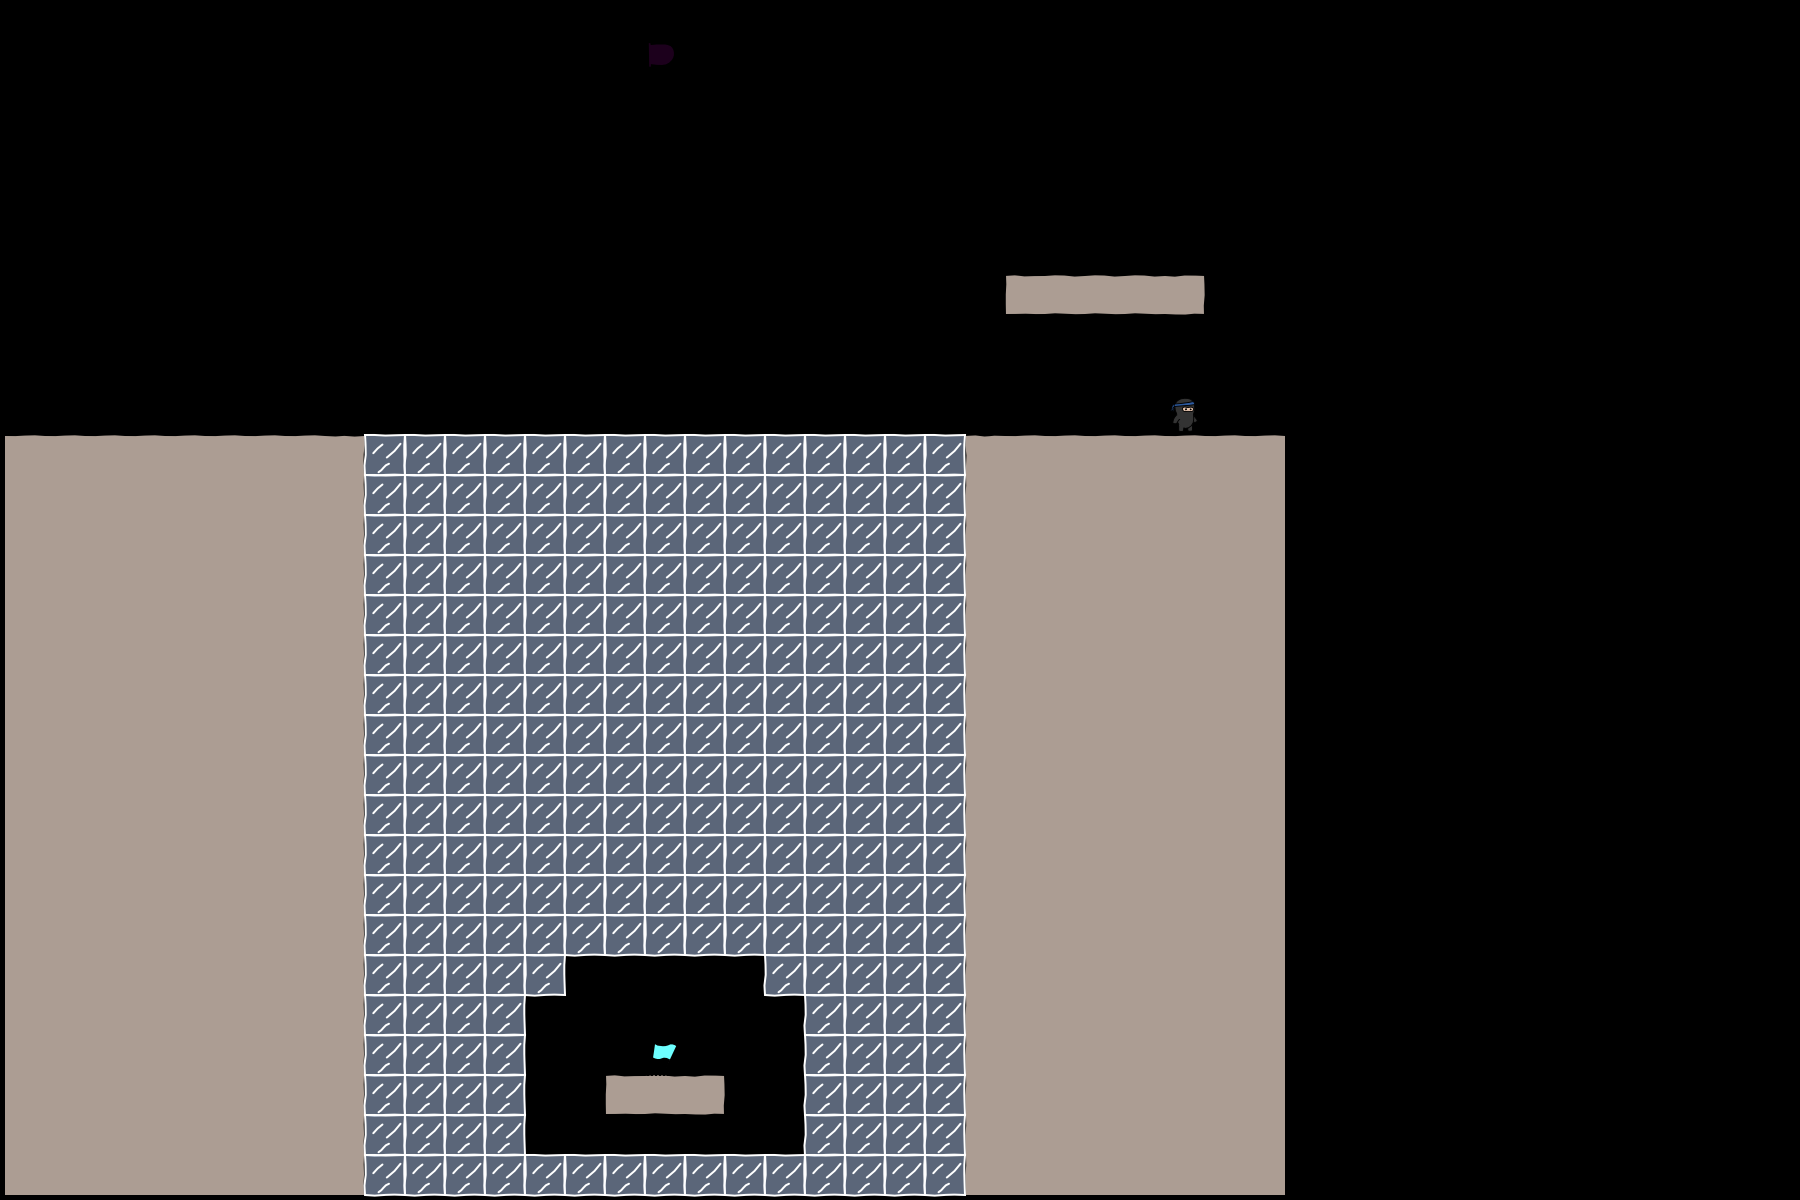

The image is a tile-based game level rendered from a .tmx file. Its description and complete source (layers, tilesets, objects, tile grids) follow:
An orthogonal 45x30 tile map with 40x40 px tiles, 3 tile layers (bg, objects, fg), 2 tilesets.

<map version="1.0" orientation="orthogonal" width="45" height="30" tilewidth="40" tileheight="40">
 <tileset firstgid="1" name="world1" tilewidth="50" tileheight="50">
  <image source="world1.png" width="400" height="400" />
 </tileset>
 <tileset firstgid="65" name="objectpalette" tilewidth="50" tileheight="50">
  <image source="objectpalette.png" width="400" height="400" />
 </tileset>
 <layer name="bg" width="32" height="30">
  <data encoding="csv">  0,0,0,0,0,0,0,0,0,0,0,0,0,0,0,0,0,0,0,0,0,0,0,0,0,0,0,0,0,0,0,0,
  0,0,0,0,0,0,0,0,0,0,0,0,0,0,0,0,0,0,0,0,0,0,0,0,0,0,0,0,0,0,0,0,
  0,0,0,0,0,0,0,0,0,0,0,0,0,0,0,0,0,0,0,0,0,0,0,0,0,0,0,0,0,0,0,0,
  0,0,0,0,0,0,0,0,0,0,0,0,0,0,0,0,0,0,0,0,0,0,0,0,0,0,0,0,0,0,0,0,
  0,0,0,0,0,0,0,0,0,0,0,0,0,0,0,0,0,0,0,0,0,0,0,0,0,0,0,0,0,0,0,0,
  0,0,0,0,0,0,0,0,0,0,0,0,0,0,0,0,0,0,0,0,0,0,0,0,0,0,0,0,0,0,0,0,
  0,0,0,0,0,0,0,0,0,0,0,0,0,0,0,0,0,0,0,0,0,0,0,0,0,0,0,0,0,0,0,0,
  0,0,0,0,0,0,0,0,0,0,0,0,0,0,0,0,0,0,0,0,0,0,0,0,0,1,2,2,2,3,0,0,
  0,0,0,0,0,0,0,0,0,0,0,0,0,0,0,0,0,0,0,0,0,0,0,0,0,0,0,0,0,0,0,0,
  0,0,0,0,0,0,0,0,0,0,0,0,0,0,0,0,0,0,0,0,0,0,0,0,0,0,0,0,0,0,0,0,
  0,0,0,0,0,0,0,0,0,0,0,0,0,0,0,0,0,0,0,0,0,0,0,0,0,0,0,0,0,0,0,0,
  10,10,10,10,10,10,10,10,11,0,0,0,0,0,0,0,0,0,0,0,0,0,0,0,9,10,10,10,10,10,10,10,
  18,18,18,18,18,18,18,18,19,0,0,0,0,0,0,0,0,0,0,0,0,0,0,0,17,18,18,18,18,18,18,18,
  18,18,18,18,18,18,18,18,19,0,0,0,0,0,0,0,0,0,0,0,0,0,0,0,17,18,18,18,18,18,18,18,
  18,18,18,18,18,18,18,18,19,0,0,0,0,0,0,0,0,0,0,0,0,0,0,0,17,18,18,18,18,18,18,18,
  18,18,18,18,18,18,18,18,19,0,0,0,0,0,0,0,0,0,0,0,0,0,0,0,17,18,18,18,18,18,18,18,
  18,18,18,18,18,18,18,18,19,0,0,0,0,0,0,0,0,0,0,0,0,0,0,0,17,18,18,18,18,18,18,18,
  18,18,18,18,18,18,18,18,19,0,0,0,0,0,0,0,0,0,0,0,0,0,0,0,17,18,18,18,18,18,18,18,
  18,18,18,18,18,18,18,18,19,0,0,0,0,0,0,0,0,0,0,0,0,0,0,0,17,18,18,18,18,18,18,18,
  18,18,18,18,18,18,18,18,19,0,0,0,0,0,0,0,0,0,0,0,0,0,0,0,17,18,18,18,18,18,18,18,
  18,18,18,18,18,18,18,18,19,0,0,0,0,0,0,0,0,0,0,0,0,0,0,0,17,18,18,18,18,18,18,18,
  18,18,18,18,18,18,18,18,19,0,0,0,0,0,0,0,0,0,0,0,0,0,0,0,17,18,18,18,18,18,18,18,
  18,18,18,18,18,18,18,18,19,0,0,0,0,0,0,0,0,0,0,0,0,0,0,0,17,18,18,18,18,18,18,18,
  18,18,18,18,18,18,18,18,19,0,0,0,0,0,0,0,0,0,0,0,0,0,0,0,17,18,18,18,18,18,18,18,
  18,18,18,18,18,18,18,18,19,0,0,0,0,0,0,0,0,0,0,0,0,0,0,0,17,18,18,18,18,18,18,18,
  18,18,18,18,18,18,18,18,19,0,0,0,0,0,0,0,0,0,0,0,0,0,0,0,17,18,18,18,18,18,18,18,
  18,18,18,18,18,18,18,18,19,0,0,0,0,0,0,0,0,0,0,0,0,0,0,0,17,18,18,18,18,18,18,18,
  18,18,18,18,18,18,18,18,19,0,0,0,0,0,0,1,2,3,0,0,0,0,0,0,17,18,18,18,18,18,18,18,
  18,18,18,18,18,18,18,18,19,0,0,0,0,0,0,0,0,0,0,0,0,0,0,0,17,18,18,18,18,18,18,18,
  18,18,18,18,18,18,18,18,19,0,0,0,0,0,0,0,0,0,0,0,0,0,0,0,17,18,18,18,18,18,18,18
</data>
 </layer>
 <layer name="objects" width="32" height="30">
  <data encoding="csv">
  0,0,0,0,0,0,0,0,0,0,0,0,0,0,0,0,0,0,0,0,0,0,0,0,0,0,0,0,0,0,0,0,
  0,0,0,0,0,0,0,0,0,0,0,0,0,0,0,0,77,0,0,0,0,0,0,0,0,0,0,0,0,0,0,0,
  0,0,0,0,0,0,0,0,0,0,0,0,0,0,0,0,0,0,0,0,0,0,0,0,0,0,0,0,0,0,0,0,
  0,0,0,0,0,0,0,0,0,0,0,0,0,0,0,0,0,0,0,0,0,0,0,0,0,0,0,0,0,0,0,0,
  0,0,0,0,0,0,0,0,0,0,0,0,0,0,0,0,0,0,0,0,0,0,0,0,0,0,0,0,0,0,0,0,
  0,0,0,0,0,0,0,0,0,0,0,0,0,0,0,0,0,0,0,0,0,0,0,0,0,0,0,0,0,0,0,0,
  0,0,0,0,0,0,0,0,0,0,0,0,0,0,0,0,0,0,0,0,0,0,0,0,0,0,0,0,0,0,0,0,
  0,0,0,0,0,0,0,0,0,0,0,0,0,0,0,0,0,0,0,0,0,0,0,0,0,0,0,0,0,0,0,0,
  0,0,0,0,0,0,0,0,0,0,0,0,0,0,0,0,0,0,0,0,0,0,0,0,0,0,0,0,0,0,0,0,
  0,0,0,0,0,0,0,0,0,0,0,0,0,0,0,0,0,0,0,0,0,0,0,0,0,0,0,0,0,0,0,0,
  0,0,0,0,0,0,0,0,0,0,0,0,0,0,0,0,0,0,0,0,0,0,0,0,0,0,0,0,0,65,0,0,
  0,0,0,0,0,0,0,0,0,85,85,85,85,85,85,85,85,85,85,85,85,85,85,85,0,0,0,0,0,0,0,0,
  0,0,0,0,0,0,0,0,0,85,85,85,85,85,85,85,85,85,85,85,85,85,85,85,0,0,0,0,0,0,0,0,
  0,0,0,0,0,0,0,0,0,85,85,85,85,85,85,85,85,85,85,85,85,85,85,85,0,0,0,0,0,0,0,0,
  0,0,0,0,0,0,0,0,0,85,85,85,85,85,85,85,85,85,85,85,85,85,85,85,0,0,0,0,0,0,0,0,
  0,0,0,0,0,0,0,0,0,85,85,85,85,85,85,85,85,85,85,85,85,85,85,85,0,0,0,0,0,0,0,0,
  0,0,0,0,0,0,0,0,0,85,85,85,85,85,85,85,85,85,85,85,85,85,85,85,0,0,0,0,0,0,0,0,
  0,0,0,0,0,0,0,0,0,85,85,85,85,85,85,85,85,85,85,85,85,85,85,85,0,0,0,0,0,0,0,0,
  0,0,0,0,0,0,0,0,0,85,85,85,85,85,85,85,85,85,85,85,85,85,85,85,0,0,0,0,0,0,0,0,
  0,0,0,0,0,0,0,0,0,85,85,85,85,85,85,85,85,85,85,85,85,85,85,85,0,0,0,0,0,0,0,0,
  0,0,0,0,0,0,0,0,0,85,85,85,85,85,85,85,85,85,85,85,85,85,85,85,0,0,0,0,0,0,0,0,
  0,0,0,0,0,0,0,0,0,85,85,85,85,85,85,85,85,85,85,85,85,85,85,85,0,0,0,0,0,0,0,0,
  0,0,0,0,0,0,0,0,0,85,85,85,85,85,85,85,85,85,85,85,85,85,85,85,0,0,0,0,0,0,0,0,
  0,0,0,0,0,0,0,0,0,85,85,85,85,85,85,85,85,85,85,85,85,85,85,85,0,0,0,0,0,0,0,0,
  0,0,0,0,0,0,0,0,0,85,85,85,85,85,0,0,0,0,0,85,85,85,85,85,0,0,0,0,0,0,0,0,
  0,0,0,0,0,0,0,0,0,85,85,85,85,0,0,0,0,0,0,0,85,85,85,85,0,0,0,0,0,0,0,0,
  0,0,0,0,0,0,0,0,0,85,85,85,85,0,0,0,66,0,0,0,85,85,85,85,0,0,0,0,0,0,0,0,
  0,0,0,0,0,0,0,0,0,85,85,85,85,0,0,0,0,0,0,0,85,85,85,85,0,0,0,0,0,0,0,0,
  0,0,0,0,0,0,0,0,0,85,85,85,85,0,0,0,0,0,0,0,85,85,85,85,0,0,0,0,0,0,0,0,
  0,0,0,0,0,0,0,0,0,85,85,85,85,85,85,85,85,85,85,85,85,85,85,85,0,0,0,0,0,0,0,0
</data>
 </layer>
 <layer name="fg" width="32" height="30">
  <data encoding="csv">
  0,0,0,0,0,0,0,0,0,0,0,0,0,0,0,0,0,0,0,0,0,0,0,0,0,0,0,0,0,0,0,0,
  0,0,0,0,0,0,0,0,0,0,0,0,0,0,0,0,0,0,0,0,0,0,0,0,0,0,0,0,0,0,0,0,
  0,0,0,0,0,0,0,0,0,0,0,0,0,0,0,0,0,0,0,0,0,0,0,0,0,0,0,0,0,0,0,0,
  0,0,0,0,0,0,0,0,0,0,0,0,0,0,0,0,0,0,0,0,0,0,0,0,0,0,0,0,0,0,0,0,
  0,0,0,0,0,0,0,0,0,0,0,0,0,0,0,0,0,0,0,0,0,0,0,0,0,0,0,0,0,0,0,0,
  0,0,0,0,0,0,0,0,0,0,0,0,0,0,0,0,0,0,0,0,0,0,0,0,0,0,0,0,0,0,0,0,
  0,0,0,0,0,0,0,0,0,0,0,0,0,0,0,0,0,0,0,0,0,0,0,0,0,0,0,0,0,0,0,0,
  0,0,0,0,0,0,0,0,0,0,0,0,0,0,0,0,0,0,0,0,0,0,0,0,0,0,0,0,0,0,0,0,
  0,0,0,0,0,0,0,0,0,0,0,0,0,0,0,0,0,0,0,0,0,0,0,0,0,0,0,0,0,0,0,0,
  0,0,0,0,0,0,0,0,0,0,0,0,0,0,0,0,0,0,0,0,0,0,0,0,0,0,0,0,0,0,0,0,
  0,0,0,0,0,0,0,0,0,0,0,0,0,0,0,0,0,0,0,0,0,0,0,0,0,0,0,0,0,0,0,0,
  0,0,0,0,0,0,0,0,0,0,0,0,0,0,0,0,0,0,0,0,0,0,0,0,0,0,0,0,0,0,0,0,
  0,0,0,0,0,0,0,0,0,0,0,0,0,0,0,0,0,0,0,0,0,0,0,0,0,0,0,0,0,0,0,0,
  0,0,0,0,0,0,0,0,0,0,0,0,0,0,0,0,0,0,0,0,0,0,0,0,0,0,0,0,0,0,0,0,
  0,0,0,0,0,0,0,0,0,0,0,0,0,0,0,0,0,0,0,0,0,0,0,0,0,0,0,0,0,0,0,0,
  0,0,0,0,0,0,0,0,0,0,0,0,0,0,0,0,0,0,0,0,0,0,0,0,0,0,0,0,0,0,0,0,
  0,0,0,0,0,0,0,0,0,0,0,0,0,0,0,0,0,0,0,0,0,0,0,0,0,0,0,0,0,0,0,0,
  0,0,0,0,0,0,0,0,0,0,0,0,0,0,0,0,0,0,0,0,0,0,0,0,0,0,0,0,0,0,0,0,
  0,0,0,0,0,0,0,0,0,0,0,0,0,0,0,0,0,0,0,0,0,0,0,0,0,0,0,0,0,0,0,0,
  0,0,0,0,0,0,0,0,0,0,0,0,0,0,0,0,0,0,0,0,0,0,0,0,0,0,0,0,0,0,0,0,
  0,0,0,0,0,0,0,0,0,0,0,0,0,0,0,0,0,0,0,0,0,0,0,0,0,0,0,0,0,0,0,0,
  0,0,0,0,0,0,0,0,0,0,0,0,0,0,0,0,0,0,0,0,0,0,0,0,0,0,0,0,0,0,0,0,
  0,0,0,0,0,0,0,0,0,0,0,0,0,0,0,0,0,0,0,0,0,0,0,0,0,0,0,0,0,0,0,0,
  0,0,0,0,0,0,0,0,0,0,0,0,0,0,0,0,0,0,0,0,0,0,0,0,0,0,0,0,0,0,0,0,
  0,0,0,0,0,0,0,0,0,0,0,0,0,0,0,0,0,0,0,0,0,0,0,0,0,0,0,0,0,0,0,0,
  0,0,0,0,0,0,0,0,0,0,0,0,0,0,0,0,0,0,0,0,0,0,0,0,0,0,0,0,0,0,0,0,
  0,0,0,0,0,0,0,0,0,0,0,0,0,0,0,0,0,0,0,0,0,0,0,0,0,0,0,0,0,0,0,0,
  0,0,0,0,0,0,0,0,0,0,0,0,0,0,0,0,0,0,0,0,0,0,0,0,0,0,0,0,0,0,0,0,
  0,0,0,0,0,0,0,0,0,0,0,0,0,0,0,0,0,0,0,0,0,0,0,0,0,0,0,0,0,0,0,0,
  0,0,0,0,0,0,0,0,0,0,0,0,0,0,0,0,0,0,0,0,0,0,0,0,0,0,0,0,0,0,0,0
</data>
 </layer>
</map>
